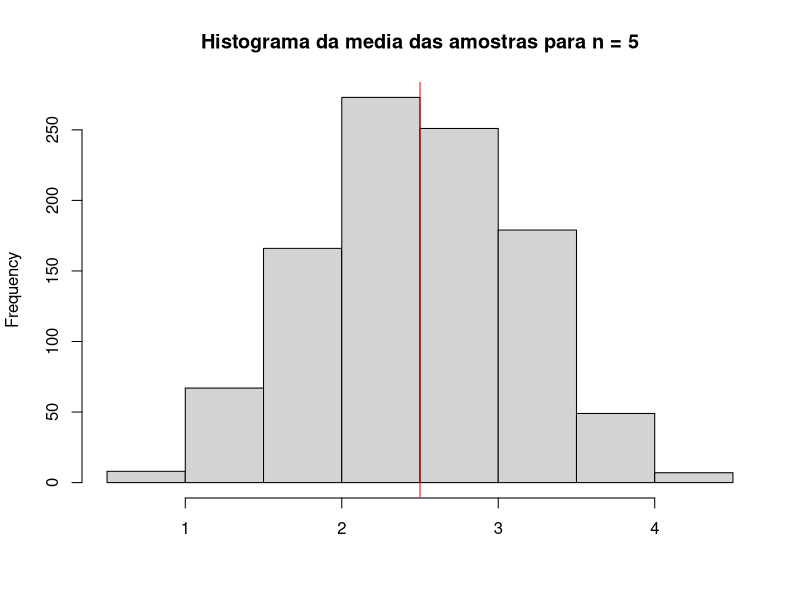
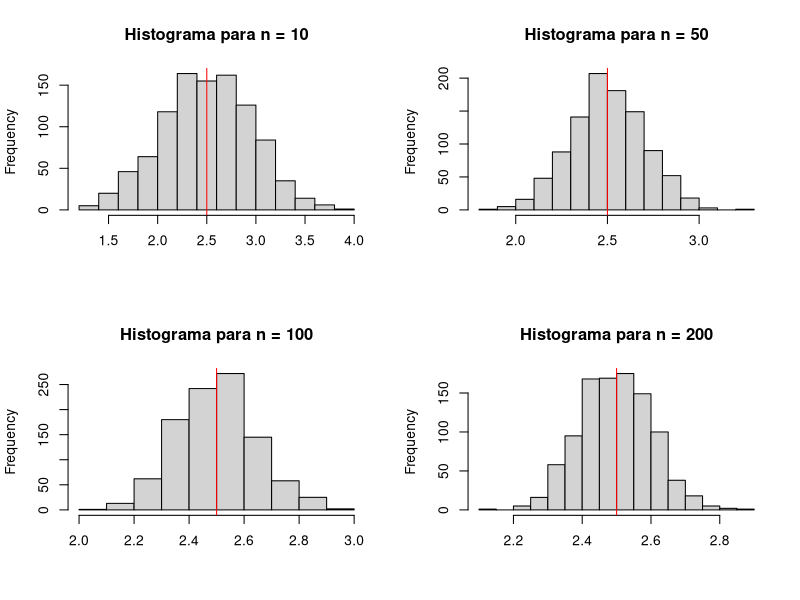
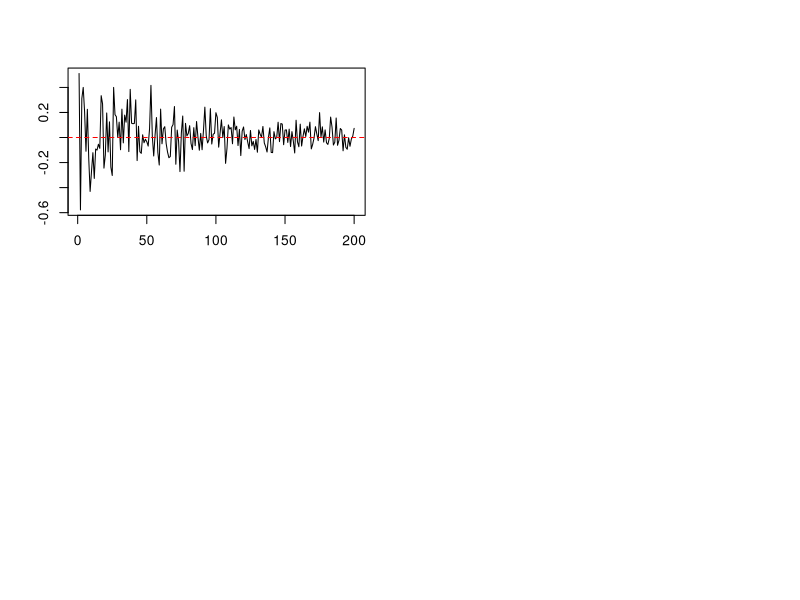
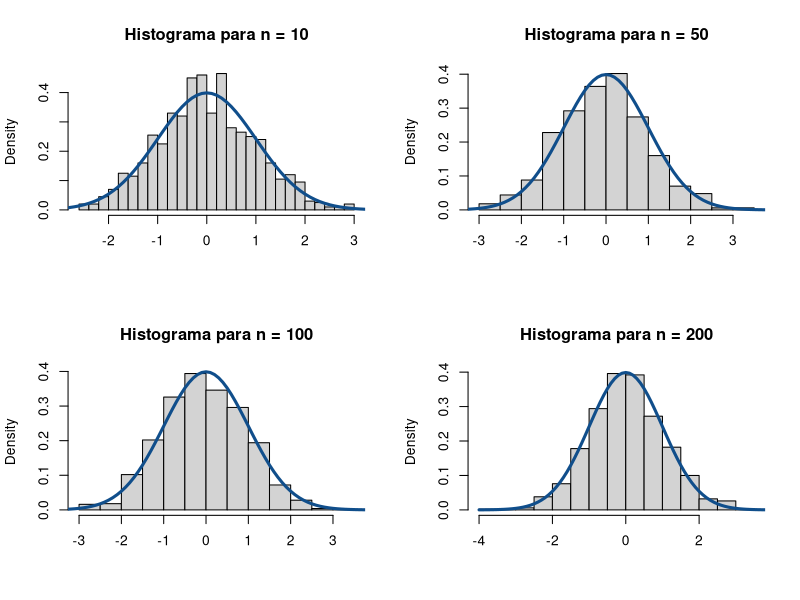
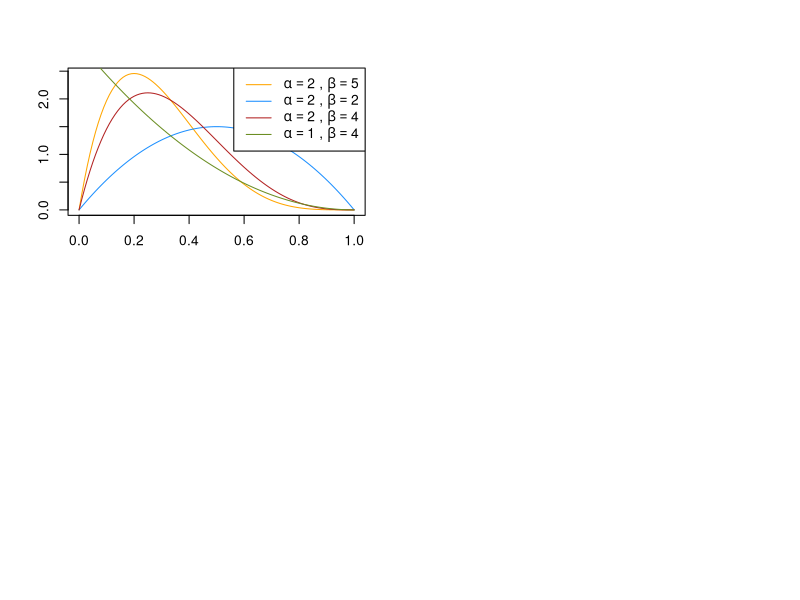
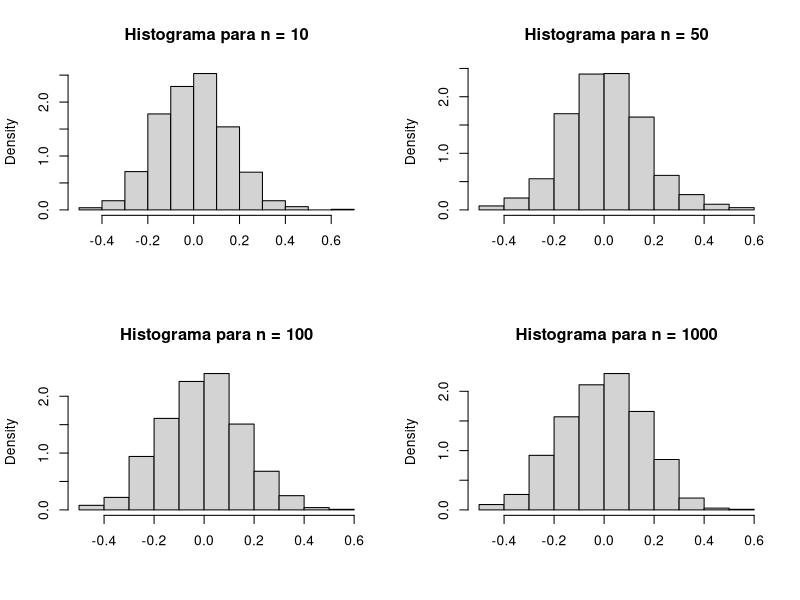
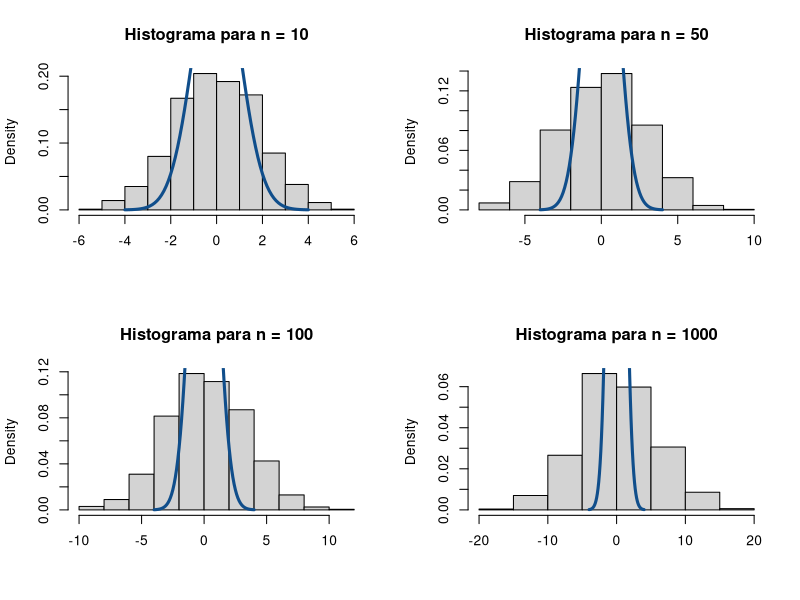
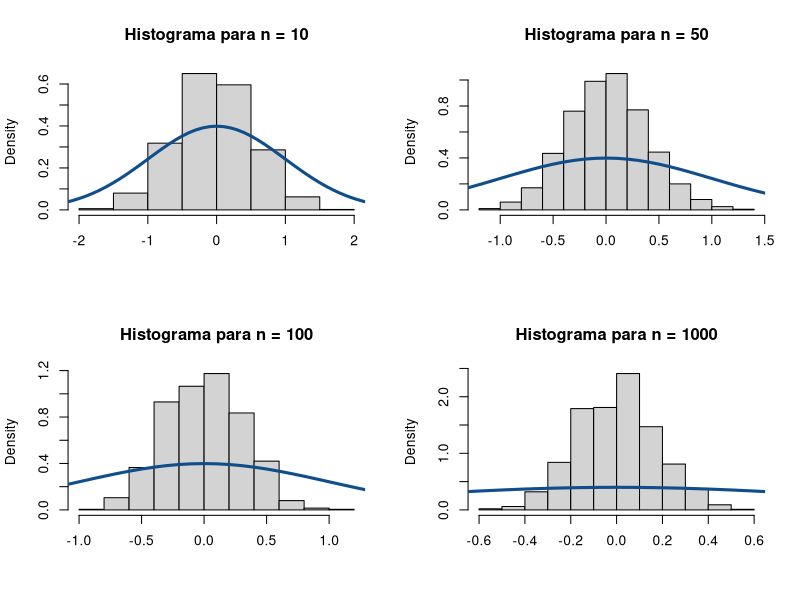

Write R code to recreate these figures, in order.
## ---- chunk 1
knitr::opts_chunk$set(
  warning = FALSE,
  message = FALSE,
  fig.asp = 0.618,
  out.width = "100%",
  fig.dpi = 72,
  fig.retina = 2,
  dev = "svg",
  fig.align = "center"
  )
## ---- chunk 2
# Bom
x <- vector("numeric", 1000)
# Ruim
x <- c()
## ---- chunk 3
x <- vector("numeric", length = 1000) # cria um vetor para armazenar os valores

for(i in 1:1000){ #loop para gerar os valores
  # computa a media de uma amostra com 5 observacoes
  x[i] <- mean(runif(n = 5, min = 0, max = 5)) 

}
# Histograma
hist(x, main = "Histograma da media das amostras para n = 5", xlab = "")
# Linha vertical
abline(v = 2.5, col = "red")
## ---- chunk 4
par(mfrow = c(2, 2)) # para exibir 4 graficos

for (n in c(10, 50, 100, 200)) { # loop para os diferentes tamanhos de amostra
  x <- vector("numeric", 1000)
  for (i in 1:1000) { # mesmo loop que o anterior
    
    x[i] <- mean(runif(n, 0, 5))
    
  }
    # Plotando o histograma
    hist(x, main = paste("Histograma para n = ", n, sep = ""),
       xlab = "")
    abline(v = 2.5, col = "red")
}

## ---- chunk 5
x <- vector("numeric", 200)
for (n in 1:200){

	x[n] <- mean(rnorm(n))

}

plot(x, type = "l", xlab = "", ylab = "")
abline(h = 0, col = "red", lty = 2)
## ---- chunk 6
par(mfrow = c(2, 2)) # para exibir 4 graficos
for (n in c(10, 50, 100, 200)){ # loop para os diferentes tamanhos de amostra
  for (i in 1:1000){ # mesmo loop que o anterior

    x[i] <- mean(runif(n, 0, 10))
    
  }

  x_normalizado <- sqrt(n)*(x - 5) / sqrt(100/12) # transforma a variavel
  # plota o histograma usando a densidade da frequencia de cada observacao
  hist(x_normalizado, main = paste("Histograma para n = ", n, sep =""),
       freq = F, xlab = "", breaks = 20)
  # superimpoe uma curva normal padrao 
  lines(seq(-4, 4, by = .1), dnorm(seq(-4, 4, by = .1), 0, 1),
        col = "dodgerblue4", lwd = 3)  
}
## ---- chunk 7
x <- seq(0, 1, .01)
cores <- c("orange", "dodgerblue", "firebrick", "olivedrab")
plot(x, dbeta(x, 2, 5), type = 'l', col = "orange", xlab = "", ylab = "")
lines(x, dbeta(x, 2, 2), type = 'l', col = "dodgerblue")
lines(x, dbeta(x, 2, 4), type = 'l', col = "firebrick")
lines(x, dbeta(x, 1, 3), type = 'l', col = "olivedrab")

legenda <- c(as.expression(bquote(alpha == 2 ~","~ beta == 5)),
			 as.expression(bquote(alpha == 2 ~","~ beta == 2)),
			 as.expression(bquote(alpha == 2 ~","~ beta == 4)),
			 as.expression(bquote(alpha == 1 ~","~ beta == 4))
			 )

legend("topright", legend = legenda, col = cores, lty = 1)
## ---- chunk 8
par(mfrow = c(2, 2)) # para exibir 4 graficos
for (n in c(10, 50, 100, 1000)){ # loop para os diferentes tamanhos de amostra
 
  for (i in 1:1000){ # mesmo loop que o anterior

    x[i] <- mean(rbeta(n, 2, 5))
    
  }

  x_normalizado <- sqrt(n)*(x - 2/7) # transforma a variavel

  hist(x_normalizado, main = paste("Histograma para n = ", n, sep =""),
       freq = F, xlab = "") # plota o histograma usando a densidade da frequencia de cada observacao
}
## ---- chunk 9
par(mfrow = c(2, 2)) # para exibir 4 graficos
for (n in c(10, 50, 100, 1000)){ # mesmo loop que o anterior
  for (i in 1:1000){ 
    
    x[i] <- mean(runif(n, 0, 10))
    
  }
  
  x_normalizado <- n^(3/4)*(x - 5)/sqrt(100/12) # muda apenas o expoente de n
  hist(x_normalizado, main = paste("Histograma para n = ", n, sep =""),
       freq = F, xlab = "")
  lines(seq(-4, 4, by = .1), dnorm(seq(-4, 4, by = .1), 0, 1),
        col = "dodgerblue4", lwd = 3)
}
## ---- chunk 10
par(mfrow = c(2, 2)) # para exibir 4 graficos
for (n in c(10, 50, 100, 1000)){ # mesmo loop que o anterior
  for (i in 1:1000){ 
    
    x[i] <- mean(runif(n, 0, 10))
    
  }
  
  x_normalizado <- n^(1/4)*(x - 5)/sqrt(100/12) # muda apenas o expoente de n
  hist(x_normalizado, main = paste("Histograma para n = ", n, sep =""),
       freq = F, xlab = "")
  lines(seq(-4, 4, by = .1), dnorm(seq(-4, 4, by = .1), 0, 1),
        col = "dodgerblue4", lwd = 3)
}

